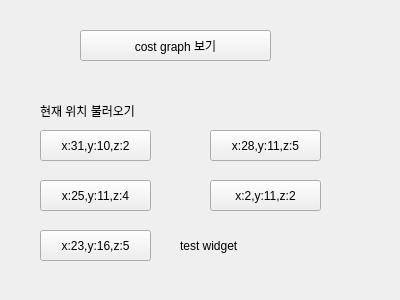
<?xml version="1.0" encoding="UTF-8"?>
<ui version="4.0">
 <class>Form</class>
 <widget class="QWidget" name="Form">
  <property name="geometry">
   <rect>
    <x>0</x>
    <y>0</y>
    <width>400</width>
    <height>300</height>
   </rect>
  </property>
  <property name="windowTitle">
   <string>Form</string>
  </property>
  <widget class="QLabel" name="label">
   <property name="geometry">
    <rect>
     <x>180</x>
     <y>200</y>
     <width>191</width>
     <height>91</height>
    </rect>
   </property>
   <property name="text">
    <string>test widget</string>
   </property>
  </widget>
  <widget class="QPushButton" name="btn10">
   <property name="geometry">
    <rect>
     <x>210</x>
     <y>130</y>
     <width>111</width>
     <height>31</height>
    </rect>
   </property>
   <property name="text">
    <string>x:28,y:11,z:5</string>
   </property>
  </widget>
  <widget class="QPushButton" name="btn5">
   <property name="geometry">
    <rect>
     <x>80</x>
     <y>30</y>
     <width>191</width>
     <height>31</height>
    </rect>
   </property>
   <property name="text">
    <string>cost graph 보기</string>
   </property>
  </widget>
  <widget class="QPushButton" name="btn8">
   <property name="geometry">
    <rect>
     <x>40</x>
     <y>230</y>
     <width>111</width>
     <height>31</height>
    </rect>
   </property>
   <property name="text">
    <string>x:23,y:16,z:5</string>
   </property>
  </widget>
  <widget class="QPushButton" name="btn11">
   <property name="geometry">
    <rect>
     <x>210</x>
     <y>180</y>
     <width>111</width>
     <height>31</height>
    </rect>
   </property>
   <property name="text">
    <string>x:2,y:11,z:2</string>
   </property>
  </widget>
  <widget class="QPushButton" name="btn7">
   <property name="geometry">
    <rect>
     <x>40</x>
     <y>180</y>
     <width>111</width>
     <height>31</height>
    </rect>
   </property>
   <property name="text">
    <string>x:25,y:11,z:4</string>
   </property>
  </widget>
  <widget class="QPushButton" name="btn6">
   <property name="geometry">
    <rect>
     <x>40</x>
     <y>130</y>
     <width>111</width>
     <height>31</height>
    </rect>
   </property>
   <property name="text">
    <string>x:31,y:10,z:2</string>
   </property>
  </widget>
  <widget class="QLabel" name="label_2">
   <property name="geometry">
    <rect>
     <x>40</x>
     <y>100</y>
     <width>271</width>
     <height>21</height>
    </rect>
   </property>
   <property name="text">
    <string>현재 위치 불러오기</string>
   </property>
  </widget>
 </widget>
 <resources/>
 <connections/>
</ui>
